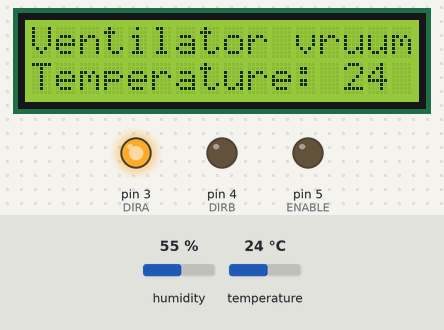
Bench run of a sketch on a simulated Arduino Uno, built with avr-gcc and run on an emulated ATmega328P. Parts: 16×2 character LCD, output pins drawn as LEDs (lit = HIGH). Inputs (shaded band) come from the test bench; at power-on: temperature 24 °C, humidity 55 %.

Above: at 1.2 s.
1.3 s: temperature set to 12 °C
At 3.1 s:
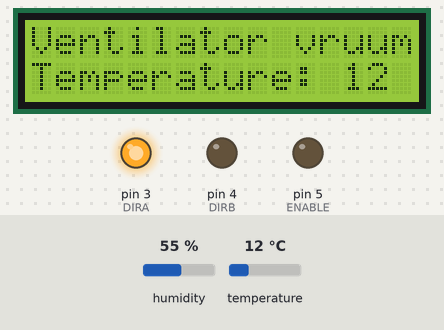
3.6 s: temperature set to 19 °C
At 5.3 s:
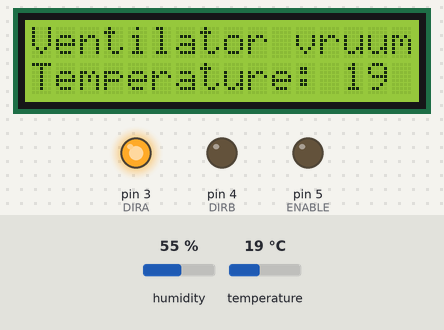
5.6 s: temperature set to 23 °C
At 7.4 s:
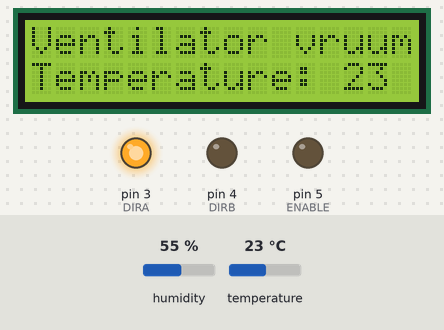
7.7 s: temperature set to 26 °C
At 10.4 s:
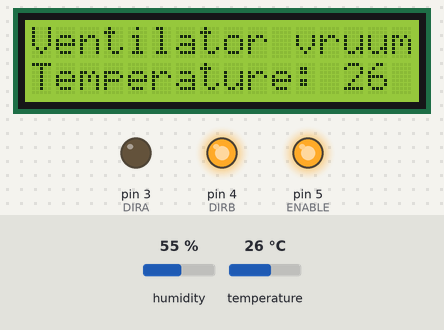
10.7 s: temperature set to 24 °C
At 12.1 s:
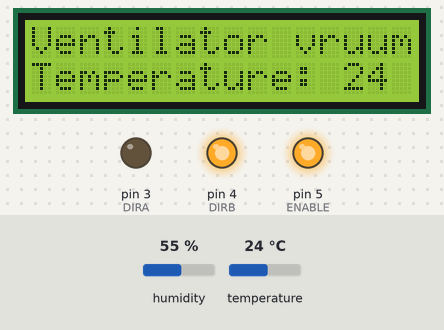
Timing chart, 0 to 13.9 s (numbered marks = the images above; inputs shaded):
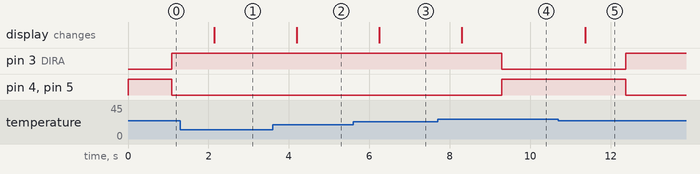

Measured:
- the behaviour switches between 24 and 25 °C on temperature (found by bisection; images 3 and 4)
- after the input at 1.3 s, the display: changes after 0.84 s (image 1)
- after the input at 3.6 s, the display: changes after 0.59 s (image 2)
- after the input at 5.6 s, the display: changes after 0.65 s (image 3)
- after the input at 7.7 s, pin 3 (DIRA): HIGH → LOW after 1.6 s; pin 4 (DIRB), pin 5 (ENABLE): LOW → HIGH after 1.6 s; the display: changes after 0.60 s (image 4)
- after the input at 10.7 s, pin 3 (DIRA): LOW → HIGH after 1.7 s; pin 4 (DIRB), pin 5 (ENABLE): HIGH → LOW after 1.7 s; the display: changes after 0.67 s (image 5)

The sketch:

DCMottor.ino
```cpp
#include <SimpleDHT.h>
// include the library code:
#include <LiquidCrystal.h>


// initialize the library with the numbers of the interface pins
LiquidCrystal lcd(7, 8, 9, 10, 11, 12);


int pinDHT11 = 2;
SimpleDHT11 dht11;

#define ENABLE PD5
#define DIRA PD3
#define DIRB PD4

int i;


void setup() {
  //---set pin direction


  DDRD |= (1<<PD5);

  DDRD |= (1<<PD3);

  DDRD |= (1<<PD4);
  Serial.begin(9600);
  PORTD |= (1 << PD5); //enable
       PORTD |= (1 << PD4);
       PORTD &= ~(1 << PD3);


  // Print a message to the LCD.
  lcd.clear();
  lcd.begin(16,2);
  lcd.print("Ventilator vruum");

}
 byte temperature;
  byte humidity;


void loop() {


    // start working...

  // read with raw sample data.

  byte data[40] = {0};
  if (dht11.read(pinDHT11, &temperature, &humidity, data)) {

    Serial.print("Read DHT11 failed");


  }


  lcd.setCursor(0,1);
  lcd.print("Temperature: ");
  lcd.print(temperature);


  // DHT11 sampling rate is 1HZ.
  delay(1000);

  if (temperature < 25)
  {
     PORTD &= ~(1 << PD5); //disable ventilator
       PORTD &= ~(1 << PD4);
       PORTD |= (1 << PD3);
  }
  else
  {
     PORTD |= (1 << PD5); //enable ventilator
       PORTD |= (1 << PD4);
       PORTD &= ~(1 << PD3);
  }

}
```
